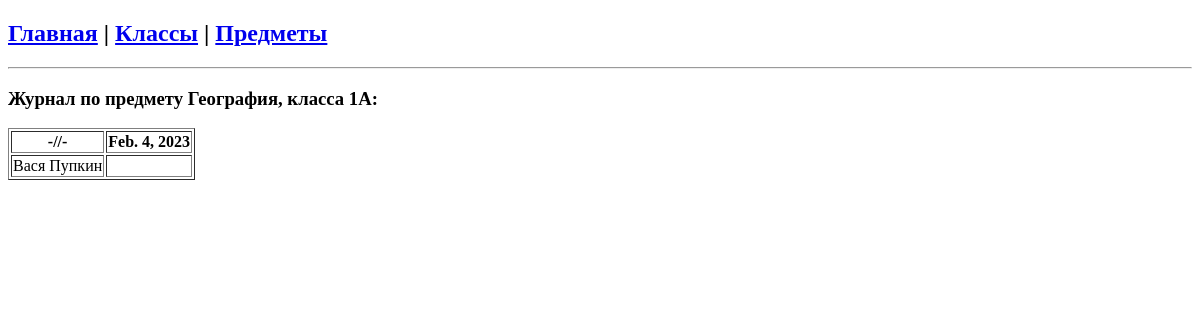
The page /subjects/2/1/ on the database as committed earlier.
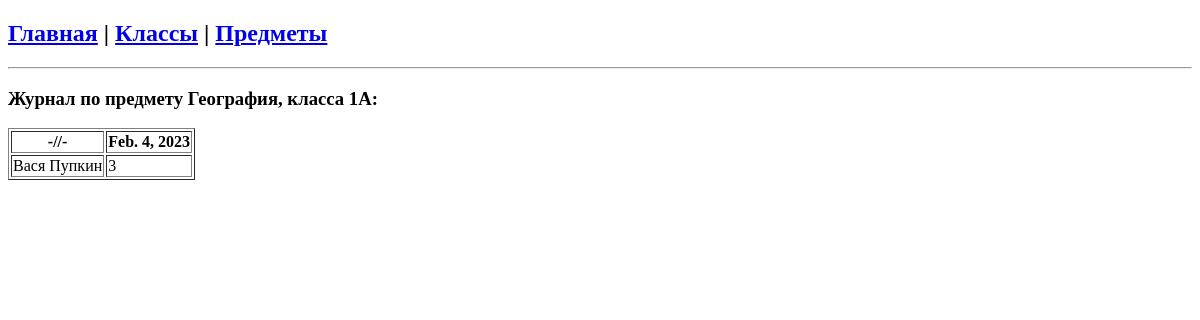
The same page on the database as committed later.
### journal/models.py (models this page shows)
class Lesson(models.Model):
    name = models.CharField(max_length=20)
    teacher = models.ForeignKey('Teacher', on_delete=models.PROTECT, null=True, blank=True)
    subject = models.ForeignKey('Subject', on_delete=models.PROTECT, null=True, blank=True)
    group = models.ForeignKey('Group', on_delete=models.PROTECT, null=True, blank=True)
    date = models.DateField(help_text='__.__.____', default=datetime.date.today, null=False, blank=False)

class Student(models.Model):
    name = models.CharField(max_length=20)
    group = models.ForeignKey('Group', on_delete=models.PROTECT, null=False, blank=False)

class Mark(models.Model):
    CHOICES = (
        ("H", "H"),
        ("2", "2"),
        ("3", "3"),
        ("4", "4"),
        ("5", "5"),
        (".", "."),
    )
    name = models.CharField(
        max_length=1,
        choices=CHOICES,
        null=False,
        blank=False
    )
    student = models.ForeignKey(
        'Student',
        on_delete=models.CASCADE
    )
    lesson = models.ForeignKey(
        'Lesson',
        on_delete=models.CASCADE,
        null=False,
        blank=False
    )

### journal/views.py (the view)
# urls.py: path('', include('journal.urls')),
def journal(request, id: int, id1: int):
    group = Group.objects.get(pk=id1)
    subject = Subject.objects.get(pk=id)
    students = Student.objects.filter(group=id1)
    lessons = Lesson.objects.filter(group=id1, subject=id)
    marks = Mark.objects.all()
    context = {
        'group': group,
        'subject': subject,
        'students': students,
        'lessons': lessons,
        'marks': marks,
    }
    return render(request, 'journal.html', context)

### journal/templates/journal.html
{% extends 'base.html' %}
{% block content %}
<div><h3>Журнал по предмету {{subject.name}}, класса {{group.study_year}}{{group.letter}}:</h3></div>
<table border="solid">
    <tr><th>-//- </th>
    {% for i in lessons %}
        <th>{{i.date}}</th>
    {% endfor %}
    </tr>
    {% for i in students %}
<tr>
    <td>{{i.name}}</td>
    {% for j in lessons %}
        <td>
            {% for y in marks %}
            {% if y.lesson == j %}
                {% if y.student == i %}
                    {{y.name}}
                {% endif %}
            {% else %}
            <span></span>
            {% endif %}
            {% endfor %}
        </td>
    {% endfor %}
</tr>
    {% endfor %}
</table>
{% endblock %}

Rows that differ between the two databases and show on the page:
added Mark: name "3"
